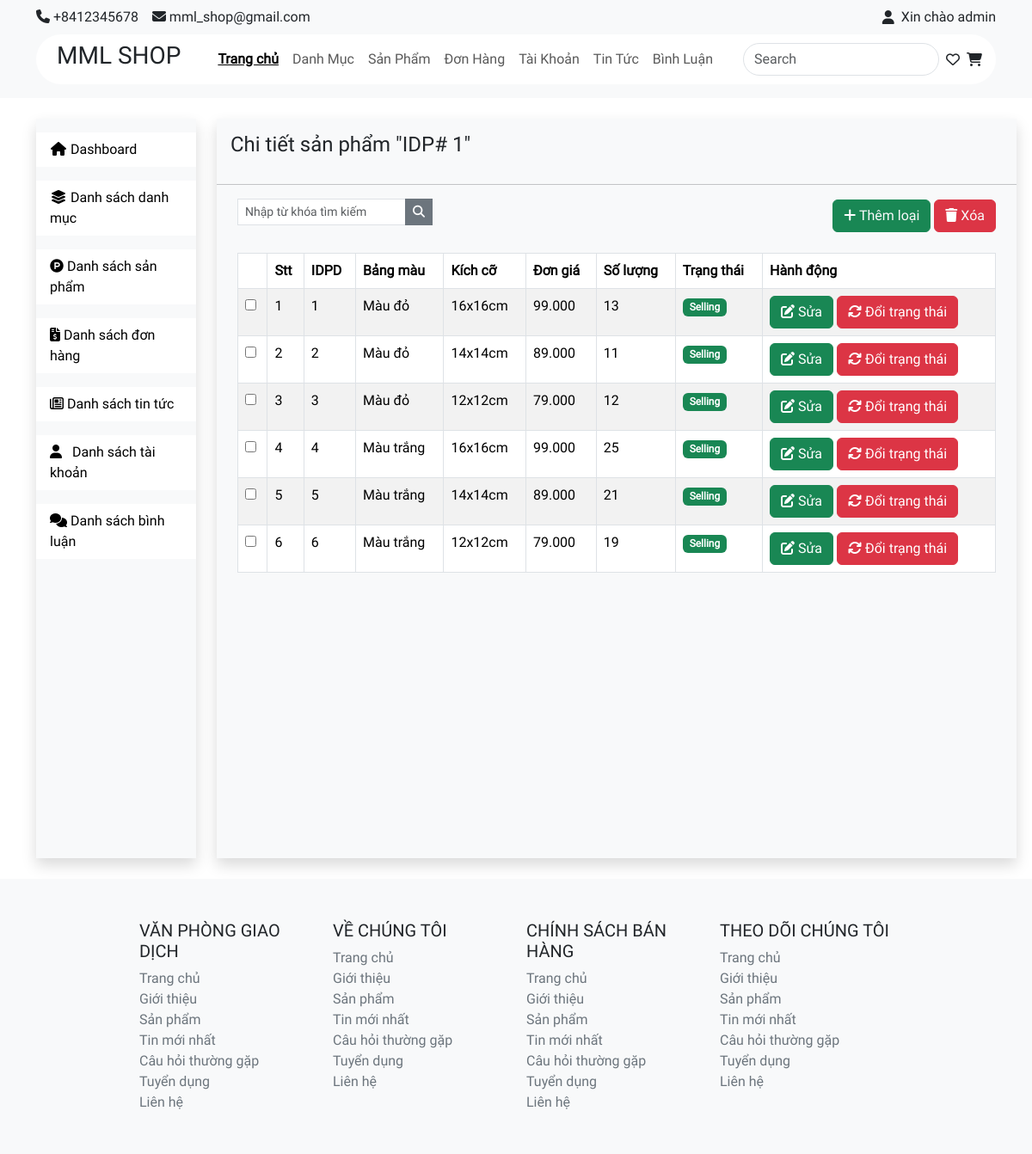
/admin/index.php?act=view-product-detail&pro_id=1, run on the app's committed database.
### tables this page shows
CREATE TABLE `product_detail` (
  `product_dt_id` int NOT NULL,
  `pro_color` varchar(255) NOT NULL,
  `pro_size` varchar(50) NOT NULL,
  `pro_price` decimal(10,3) NOT NULL,
  `pro_quantity` int NOT NULL,
  `pro_id` int DEFAULT NULL,
  `product_dt_status` tinyint NOT NULL DEFAULT '1' COMMENT '1: Đang bán\r\n0: Không bán'
);

### admin/controller/productController.php (called while the page is built, shortened)
<?php
class ProductController {
    public $productDetailQuery;
    public function __construct() {
        $this -> productDetailQuery = new ProductDetailQuery();
    }
    public function listProductDetail() {
        if(isset($_GET["pro_id"])) {
            $dsProductDetail = $this->productDetailQuery->listProductDetail($_GET["pro_id"]);
        }
        include "view/product/listDetail.php";
    }
}
?>

### admin/index.php (called while the page is built, shortened)
<?php
  include "../common/function.php";
include "controller/productController.php";
include "model/productQuery.php";
$act = $_GET['act'] ?? "";
match ($act) {
    '' => (new CategoryController()) -> list(),
    'list-product' => (new ProductController()) -> list(),
    'create-product' => (new ProductController()) -> create(),
    'read-one-product' => (new ProductController()) -> readOneProduct(),
    'update-status-product' => (new ProductController()) -> updateStatusProduct(),
    'view-product-detail' => (new ProductController()) -> listProductDetail(),
    'create-product-detail' => (new ProductController()) -> createProductDetail(),
    'update-product-detail' => (new ProductController()) -> readOneProductDetail(),
    'update-status-product-detail' => (new ProductController()) -> updateStatusProductDetail(),
    'list-category' => (new CategoryController()) -> list(),
    'create-category' => (new CategoryController()) -> create(),
    'update-category' => (new CategoryController()) -> update(),
    'delete-category' => (new CategoryController()) -> delete(),
    'restore-category' => (new CategoryController()) -> restore(),
    'list-news' => (new NewsController()) -> list(),
    'create-news' => (new NewsController()) -> create(),
    'update-news' => (new NewsController()) -> update(),
    'delete-news' => (new NewsController()) -> deleteNews(),
  };
?>

### common/function.php (called while the page is built, shortened)
<?php
    function connectDB() {
        $host = DB_HOST;
        $port  = DB_PORT;
        $dbname = DB_NAME;
        try {
            $conn = new PDO ("mysql:host=$host;port=$port;dbname=$dbname",DB_USER,DB_PASS);
            return $conn;
        } catch (\Throwable $th) {
            echo "Lỗi";
        }
    }
    function convertToObjectProductDetail($row) {
        $proDetail = new ProductDetail();
        $proDetail -> product_dt_id = $row['product_dt_id'];
        $proDetail -> pro_color = $row['pro_color'];
        $proDetail -> pro_size = $row['pro_size'];
        $proDetail -> pro_price = $row['pro_price'];
        $proDetail -> pro_quantity = $row['pro_quantity'];
        $proDetail -> pro_id = $row['pro_id'];
        $proDetail -> pro_name = $row['pro_name'];
        $proDetail -> product_dt_status = $row['product_dt_status'];
        return $proDetail;
    }
?>

### admin/model/productQuery.php (called while the page is built, shortened)
<?php
class ProductDetailQuery {
    public $pdo;
    public function __construct() {
        $this->pdo = connectDB();
    }
    public function __destruct() {
        $this -> pdo = null;
    }
    public function listProductDetail($pro_id) {
        try {
            $sql = "select * from product_detail join product on product_detail.pro_id = product.pro_id where product_detail.pro_id = $pro_id";
            $data = $this->pdo->query($sql)->fetchAll();
            $dsProductDetail = [];
            foreach ($data as $row) {
                $dsProductDetail[] = convertToObjectProductDetail($row);
            }
            return $dsProductDetail;
        } catch (Exception $e) {
            echo "Lỗi: ".$e ->getMessage();
            echo "<hr>";
        }
    }
}
?>

### admin/view/product/listDetail.php (the view, shortened to what this page needs)
<!DOCTYPE html>
<html lang="en">
<head>
    <link href="https://cdn.jsdelivr.net/npm/bootstrap@5.3.3/dist/css/bootstrap.min.css" rel="stylesheet">
    <link rel="stylesheet" href="../giaodien/style.css">
</head>
<body>
    <?php
    include "view/component/header.php"
    ?>
    <main class="d-flex container">
        <?php
        include "view/component/sidebar.php"
        ?>
        <div class="shadow bg-light pb-5 mt-4 ms-4 mb-4 col-md-10">
            <h4 class="p-3">Chi tiết sản phẩm "IDP# <?php echo $_GET["pro_id"]; ?>"</h4>
            <hr>
            <div class="d-flex justify-content-between align-items-center">
                <form action="" class="ms-4">
                    <div class="input-group input-group-sm">
                        <input class="form-control rounded-0 mb-2" type="search" id="search" name="search" placeholder="Nhập từ khóa tìm kiếm" aria-label="Sizing example input" aria-describedby="inputGroup-sizing-sm">
                        <div class="input-group-sm">
                            <button type="button" class="btn btn-secondary rounded-0">
                                <i class="fa fa-search"></i>
                            </button>
                        </div>
                    </div>
                </form>
                <div class="me-4">
                    <button class="btn btn-success">
                        <i class="fa-solid fa-plus"></i>
                        <a href="index.php?act=create-product-detail&pro_id=<?php echo $_GET["pro_id"]; ?>" class="text-light">Thêm loại</a>
                    </button>
                    <button class="btn btn-danger">
                        <i class="fa-solid fa-trash"></i>
                        <a href="" class="text-light">Xóa</a>
                    </button>
                </div>
            </div>
            <div class="pt-4 ms-4 me-4">
                <table class="table table-striped table-hover table-bordered">
                    <thead>
                        <tr>
                            <th></th>
                            <th scope="col">Stt</th>
                            <th scope="col">IDPD</th>
                            <th scope="col">Bảng màu</th>
                            <th scope="col">Kích cỡ</th>
                            <th scope="col">Đơn giá</th>
                            <th scope="col">Số lượng</th>
                            <th scope="col">Trạng thái</th>
                            <th scope="col">Hành động</th>
                        </tr>
                    </thead>
                    <tbody>
                        <?php
                        $i = 1;
                        foreach ($dsProductDetail as $key => $pro_dt) {
                        ?>
                            <tr>
                                <td>
                                    <input type="checkbox">
                                </td>
                                <td scope="row">
                                    <?= $i++?>
                                </td>
                                <td scope="row">
                                    <?= $pro_dt->product_dt_id?>
                                </td>
                                <td>
                                    <?= $pro_dt->pro_color?>
                                </td>
                                <td>
                                    <?= $pro_dt->pro_size ?>
                                </td>
                                <td>
                                    <?= $pro_dt->pro_price?>
                                </td>
                                <td>
                                    <?= $pro_dt->pro_quantity?>
                                </td>
                                <td>
                                <?php
                                    if ($pro_dt->product_dt_status == 1) {
                                ?>
                                <span class="badge bg-success ">Selling</span>
                                <?php
                                    } else {
                                        ?>
                                <span class="badge bg-danger">Not Selling</span>
                                <?php
                                    }
                                ?>
                            </td>
                                <td>
                                    <button class="btn btn-success ">
                                        <a href="index.php?act=update-product-detail&product_dt_id=<?= $pro_dt->product_dt_id?>&pro_id=<?php echo $_GET["pro_id"]; ?>" class="text-white">
                                            <i class="fa-solid fa-pen-to-square"></i> Sửa
                                        </a>
                                    </button>
                                    <button class="btn btn-danger">
                                        <a onclick="return confirm('Xác nhận thay đổi trạng thái chi tiết sản phẩm #<?= $pro_dt->product_dt_id?>?')" href="index.php?act=update-status-product-detail&product_dt_id=<?= $pro_dt->product_dt_id?>&pro_id=<?php echo $_GET["pro_id"]; ?>" class="text-white">
                                        <i class="fa-solid fa-arrows-rotate"></i> Đổi trạng thái
                                        </a>
                                    </button>
                                </td>
                            </tr>
                        <?php
                            }
                        ?>
                    </tbody>
                </table>
            </div>
        </div>
    </main>
    <?php
    include "view/component/footer.php"
    ?>
</body>
</html>

### giaodien/style.css (style rules this page uses)
* { margin: 0; padding: 0; box-sizing: border-box; list-style-type: none; text-decoration: none; font-family: Roboto; }
a { text-decoration: none; color: black; }

### data on the page
product_detail: product_dt_id "1", pro_color "Màu đỏ", pro_size "16x16cm", pro_price "99.000", pro_quantity "13", product_dt_status "Selling"
product_detail: product_dt_id "2", pro_color "Màu đỏ", pro_size "14x14cm", pro_price "89.000", pro_quantity "11", product_dt_status "Selling"
product_detail: product_dt_id "3", pro_color "Màu đỏ", pro_size "12x12cm", pro_price "79.000", pro_quantity "12", product_dt_status "Selling"
product_detail: product_dt_id "4", pro_color "Màu trắng", pro_size "16x16cm", pro_price "99.000", pro_quantity "25", product_dt_status "Selling"
product_detail: product_dt_id "5", pro_color "Màu trắng", pro_size "14x14cm", pro_price "89.000", pro_quantity "21", product_dt_status "Selling"
product_detail: product_dt_id "6", pro_color "Màu trắng", pro_size "12x12cm", pro_price "79.000", pro_quantity "19", product_dt_status "Selling"

### other printed values
$_GET["pro_id"] "1"
